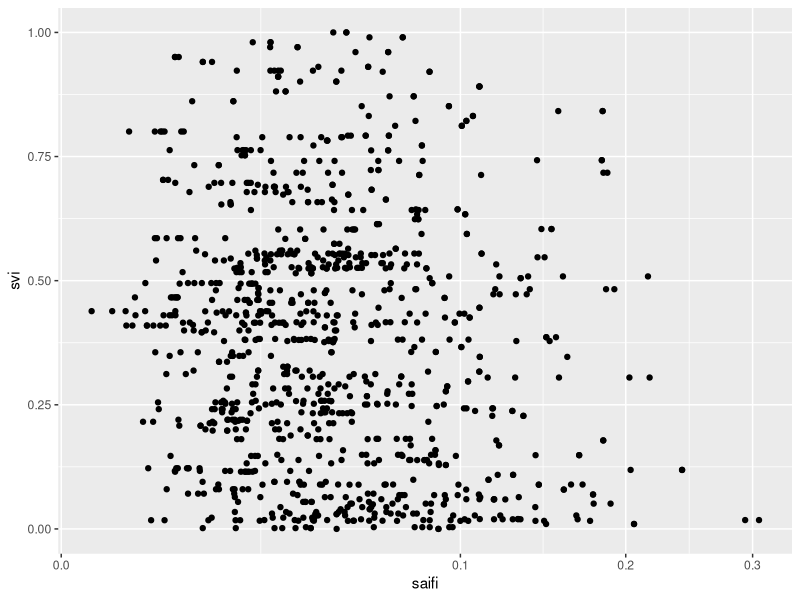
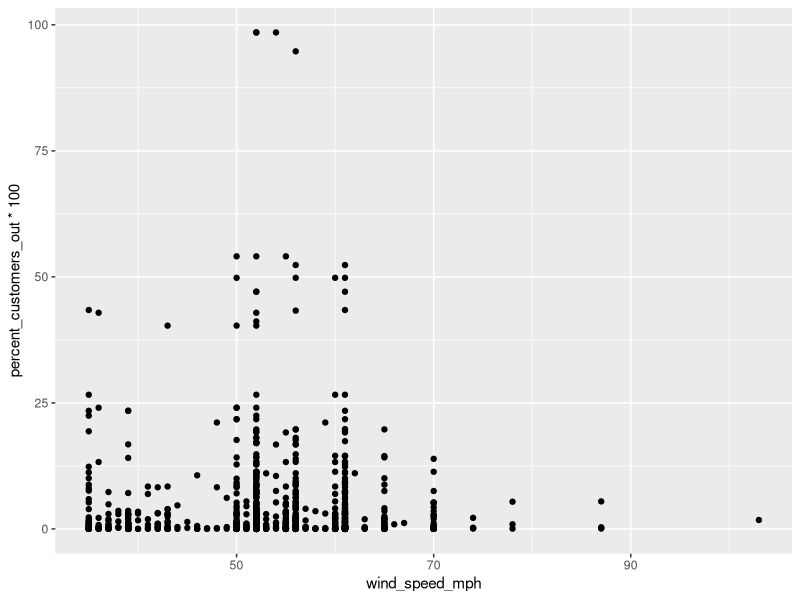
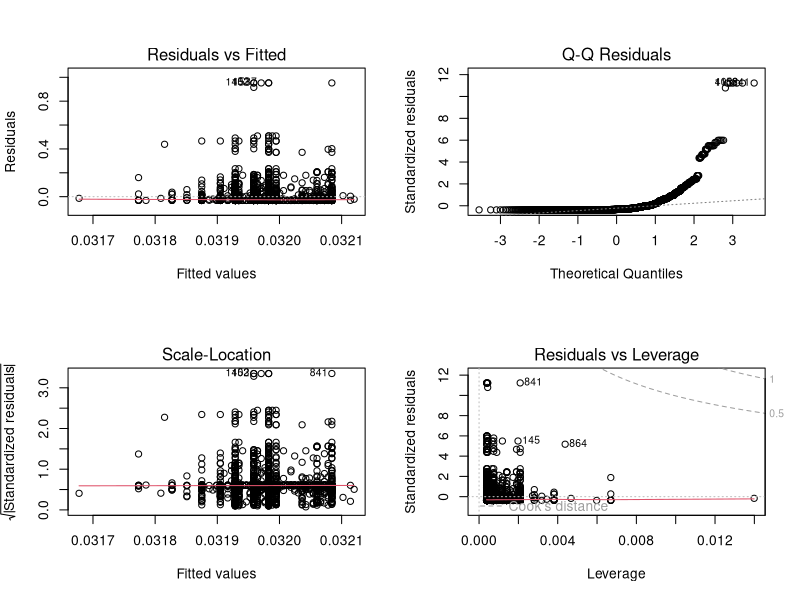
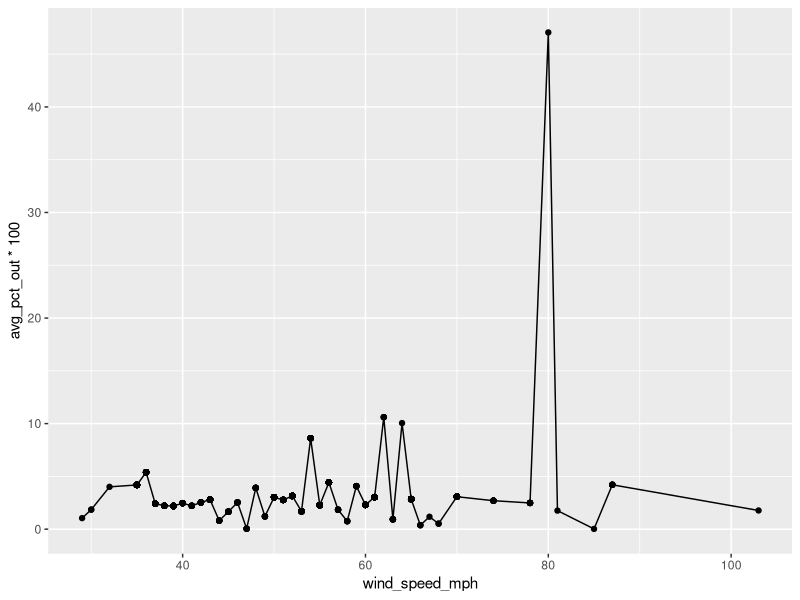
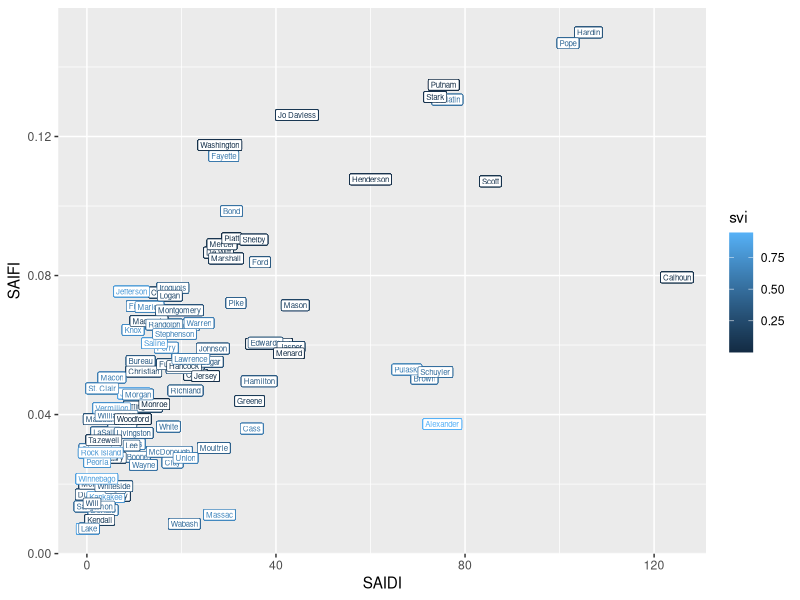
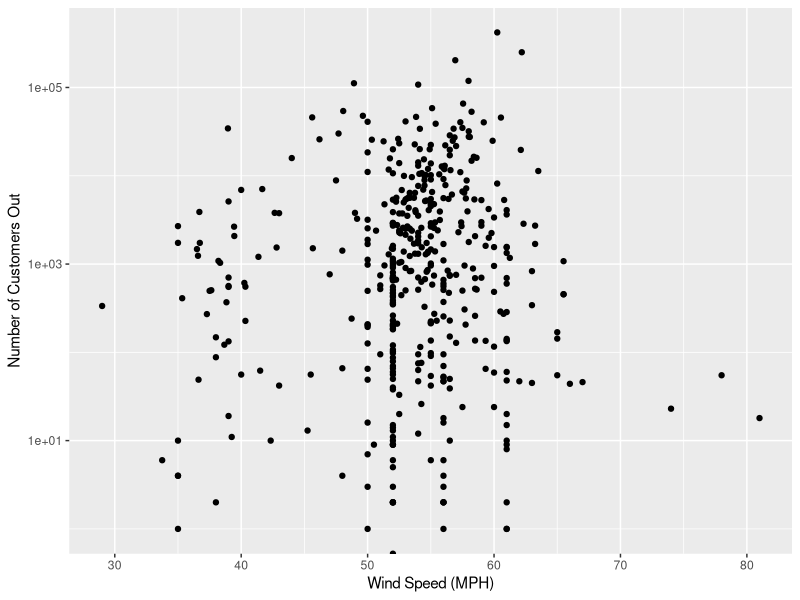
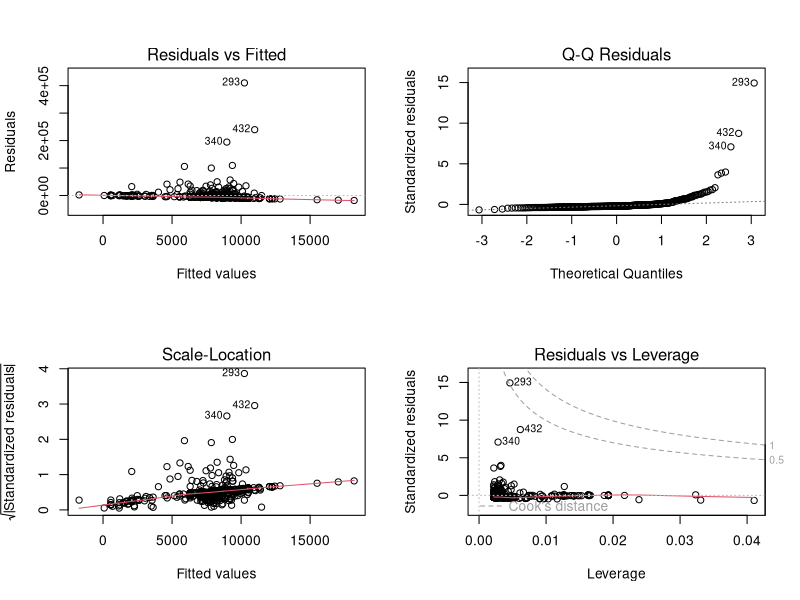
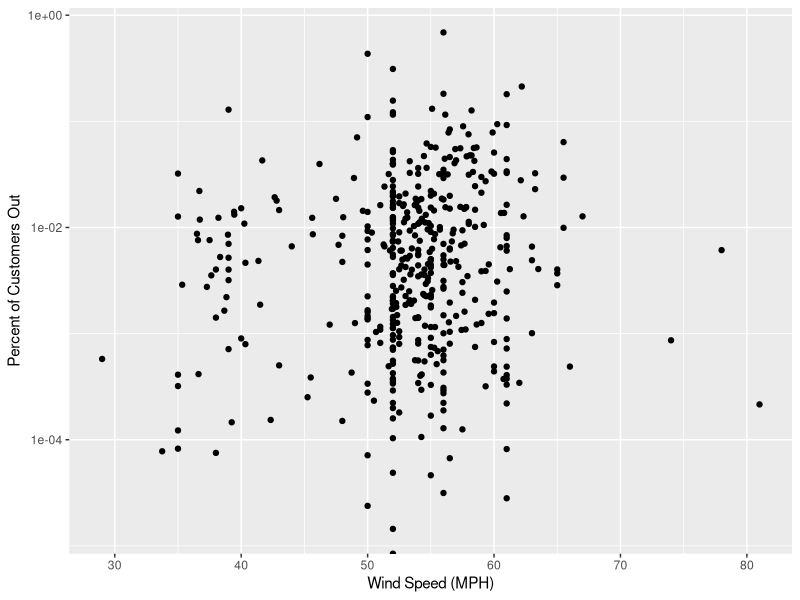

The R source for these figures, in order:
## ---- chunk 1
knitr::opts_chunk$set(echo = TRUE)
## ---- chunk 2
library(dplyr)
library(ggplot2)
library(tidyr)
library(readr)
## ---- chunk 3
svi_reliability=read.csv("outage_records/metrics.csv")
svi_reliability %>%
  ggplot(.,aes(x=saifi,y=svi))+geom_point()+scale_x_sqrt()
## ---- chunk 4
wind_speed_customers=read.csv("processed_wind_customer_outage.csv")
wind_speed_customers <- wind_speed_customers %>%
  mutate(date=as.Date(date,"%m/%d/%Y")) %>%
  mutate(year=as.integer(format(as.Date(wind_speed_customers$date,format="%m/%d/%Y"),"%Y")))
county_fips=read.csv('county_to_fips.csv')
county_customers=read.csv('mcc.csv')
county_customers$County_FIPS=as.numeric(county_customers$County_FIPS)
wind_speed_customers <- left_join(wind_speed_customers,county_fips,by="county")
wind_speed_customers <- left_join(wind_speed_customers,county_customers,join_by(fips_code==County_FIPS))
wind_speed_customers %>%
  filter(year==2023|year==2022|year==2021|year==2020) %>%
  ggplot(.,aes(x=wind_speed_mph,y=percent_customers_out*100))+geom_point()
## ---- chunk 5
wind_speed_customers_lm=lm(wind_speed_customers$percent_customers_out~wind_speed_mph,wind_speed_customers)
summary(wind_speed_customers_lm)
par(mfrow=c(2,2))
plot(wind_speed_customers_lm)
par(mfrow=c(1,1))
## ---- chunk 6
wind_speed_customers %>%
  #filter(num_people_out>100) %>%
  #filter(year==2023|year==2022|year==2021|year==2020) %>%
  group_by(wind_speed_mph) %>%
  mutate(avg_pct_out=mean(percent_customers_out)) %>%
  ggplot(.,aes(x=wind_speed_mph,y=avg_pct_out*100))+geom_line()+geom_point()
## ---- chunk 7
svi_reliability <- svi_reliability %>%
  mutate(quartile=case_when(svi <= 0.25 ~ 1,(svi <= 0.5 & svi > 0.25) ~ 2,(svi <= 0.75 & svi > 0.5) ~ 3,(svi <= 1 & svi > 0.75) ~ 4))
svi_reliability %>%
  filter(year==2023|year==2022|year==2021|year==2020) %>%
  group_by(county) %>%
  summarise(avg=mean(saidi)) %>%
  top_n(10)
## ---- chunk 8
svi_reliability %>%
  group_by(county) %>%
  mutate(SAIDI=mean(saidi),SAIFI=mean(saifi),svi=mean(svi))%>%
  ggplot(.,aes(x=SAIDI,y=SAIFI,color=svi))+geom_point()+geom_label(label=svi_reliability$county,size=2)

#ggplot(svi_reliability,aes(x=saidi,y=saifi,color=svi))+geom_point()
## ---- chunk 9
#EIA_saidi_saifi=read.csv('data/energy_information_administration_data/2022/Illinois/Reliability_2022_Illinois.csv')
#service_territory=read.csv('data/energy_information_administration_data/2022/Illinois/Service_Territory_2022_Illinois.csv')
## ---- chunk 10
grouped_outages <- aggregate(wind_speed_customers$num_people_out,by=list(wind_speed_customers$date),FUN=sum)
grouped_customers <-aggregate(wind_speed_customers$Customers,by=list(wind_speed_customers$date),FUN=sum)
wind_speed <- aggregate(wind_speed_customers$wind_speed_mph,by=list(wind_speed_customers$date),FUN=mean)
wind_customers_grouped<-data.frame(id=grouped_outages$Group.1, num_outages=grouped_outages$x,                   num_customers=grouped_customers$x,wind_speed=wind_speed$x)
wind_customers_grouped<-wind_customers_grouped %>%
   mutate(pct_customers_out=num_outages/num_customers)
## ---- chunk 11
wind_customers_grouped %>%
   #mutate(year=as.integer(format(as.Date(wind_customers_grouped$id,format="%m/%d/%Y"),"%Y")))%>%
   #filter(year==2020|year==2021|year==2022|year==2023)%>%
   ggplot(.,aes(x=wind_speed,y=num_outages))+geom_point()+scale_y_log10()+labs(x='Wind Speed (MPH)',y='Number of Customers Out')
wind_customers_lm=lm(wind_customers_grouped$num_outages~wind_speed,wind_customers_grouped)
summary(wind_customers_lm)
par(mfrow=c(2,2))
plot(wind_customers_lm)
par(mfrow=c(1,1))
## ---- chunk 12
wind_customers_grouped %>%
   #mutate(year=as.integer(format(as.Date(wind_customers_grouped$id,format="%m/%d/%Y"),"%Y")))%>%
   #filter(year==2020|year==2021|year==2022|year==2023)%>%
   ggplot(.,aes(x=wind_speed,y=pct_customers_out))+geom_point()+scale_y_log10()+labs(x='Wind Speed (MPH)',y='Percent of Customers Out')
wind_customers_lm=lm(wind_customers_grouped$pct_customers_out~wind_speed,wind_customers_grouped)
summary(wind_customers_lm)
par(mfrow=c(2,2))
plot(wind_customers_lm)
par(mfrow=c(1,1))
## ---- chunk 13
avg_wind_customers_grouped <- wind_customers_grouped %>%
  group_by(wind_speed) %>%
  mutate(avg_pct_out=mean(pct_customers_out))
avg_wind_customers_grouped_lm=lm(avg_wind_customers_grouped$avg_pct_out~wind_speed,avg_wind_customers_grouped)
summary(avg_wind_customers_grouped_lm)
par(mfrow=c(2,2))
plot(avg_wind_customers_grouped_lm)
par(mfrow=c(1,1))
avg_wind_customers_grouped %>%
  ggplot(.,aes(x=wind_speed,y=avg_pct_out))+geom_point()+scale_y_log10()+labs(x='Wind Speed (MPH)',y='Average Percent of Customers Out')
